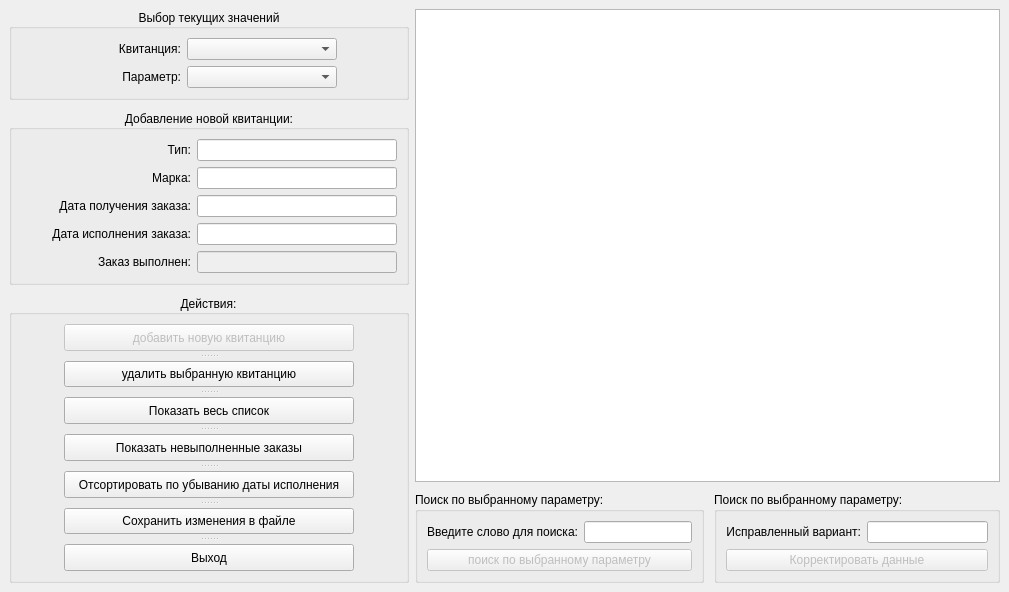
<?xml version="1.0" encoding="UTF-8"?>
<ui version="4.0">
 <class>MainWindow</class>
 <widget class="QMainWindow" name="MainWindow">
  <property name="geometry">
   <rect>
    <x>0</x>
    <y>0</y>
    <width>1009</width>
    <height>592</height>
   </rect>
  </property>
  <property name="windowTitle">
   <string>MainWindow</string>
  </property>
  <widget class="QWidget" name="centralwidget">
   <layout class="QGridLayout" name="gridLayout_2">
    <item row="0" column="0">
     <layout class="QVBoxLayout" name="verticalLayout_12">
      <property name="spacing">
       <number>10</number>
      </property>
      <item>
       <widget class="QGroupBox" name="groupBox">
        <property name="maximumSize">
         <size>
          <width>400</width>
          <height>100</height>
         </size>
        </property>
        <property name="title">
         <string>Выбор текущих значений</string>
        </property>
        <property name="alignment">
         <set>Qt::AlignCenter</set>
        </property>
        <layout class="QHBoxLayout" name="horizontalLayout_11">
         <item>
          <layout class="QVBoxLayout" name="verticalLayout">
           <item>
            <layout class="QHBoxLayout" name="horizontalLayout">
             <item>
              <widget class="QLabel" name="label">
               <property name="maximumSize">
                <size>
                 <width>100</width>
                 <height>16777215</height>
                </size>
               </property>
               <property name="text">
                <string>Квитанция:</string>
               </property>
               <property name="alignment">
                <set>Qt::AlignRight|Qt::AlignTrailing|Qt::AlignVCenter</set>
               </property>
              </widget>
             </item>
             <item>
              <widget class="QComboBox" name="comboBoxChecks">
               <property name="enabled">
                <bool>true</bool>
               </property>
               <property name="maximumSize">
                <size>
                 <width>150</width>
                 <height>16777215</height>
                </size>
               </property>
               <property name="editable">
                <bool>false</bool>
               </property>
               <property name="currentText">
                <string/>
               </property>
               <property name="currentIndex">
                <number>-1</number>
               </property>
               <property name="maxCount">
                <number>1000</number>
               </property>
              </widget>
             </item>
            </layout>
           </item>
           <item>
            <layout class="QHBoxLayout" name="horizontalLayout_2">
             <item>
              <widget class="QLabel" name="label_7">
               <property name="maximumSize">
                <size>
                 <width>100</width>
                 <height>16777215</height>
                </size>
               </property>
               <property name="text">
                <string>Параметр:</string>
               </property>
               <property name="alignment">
                <set>Qt::AlignRight|Qt::AlignTrailing|Qt::AlignVCenter</set>
               </property>
              </widget>
             </item>
             <item>
              <widget class="QComboBox" name="comboBoxParameters">
               <property name="enabled">
                <bool>true</bool>
               </property>
               <property name="maximumSize">
                <size>
                 <width>150</width>
                 <height>16777215</height>
                </size>
               </property>
               <property name="editable">
                <bool>false</bool>
               </property>
               <property name="currentText">
                <string/>
               </property>
               <property name="maxCount">
                <number>1000</number>
               </property>
              </widget>
             </item>
            </layout>
           </item>
          </layout>
         </item>
        </layout>
       </widget>
      </item>
      <item>
       <widget class="QGroupBox" name="groupBox_5">
        <property name="maximumSize">
         <size>
          <width>400</width>
          <height>200</height>
         </size>
        </property>
        <property name="autoFillBackground">
         <bool>false</bool>
        </property>
        <property name="title">
         <string>Добавление новой квитанции:</string>
        </property>
        <property name="alignment">
         <set>Qt::AlignCenter</set>
        </property>
        <layout class="QHBoxLayout" name="horizontalLayout_10">
         <item>
          <layout class="QHBoxLayout" name="horizontalLayout_3">
           <item>
            <layout class="QVBoxLayout" name="verticalLayout_3">
             <item>
              <widget class="QLabel" name="label_2">
               <property name="maximumSize">
                <size>
                 <width>200</width>
                 <height>16777215</height>
                </size>
               </property>
               <property name="text">
                <string>Тип:</string>
               </property>
               <property name="alignment">
                <set>Qt::AlignRight|Qt::AlignTrailing|Qt::AlignVCenter</set>
               </property>
              </widget>
             </item>
             <item>
              <widget class="QLabel" name="label_3">
               <property name="maximumSize">
                <size>
                 <width>200</width>
                 <height>16777215</height>
                </size>
               </property>
               <property name="text">
                <string>Марка:</string>
               </property>
               <property name="alignment">
                <set>Qt::AlignRight|Qt::AlignTrailing|Qt::AlignVCenter</set>
               </property>
              </widget>
             </item>
             <item>
              <widget class="QLabel" name="label_4">
               <property name="maximumSize">
                <size>
                 <width>200</width>
                 <height>16777215</height>
                </size>
               </property>
               <property name="layoutDirection">
                <enum>Qt::LeftToRight</enum>
               </property>
               <property name="text">
                <string>Дата получения заказа:</string>
               </property>
               <property name="alignment">
                <set>Qt::AlignRight|Qt::AlignTrailing|Qt::AlignVCenter</set>
               </property>
              </widget>
             </item>
             <item>
              <widget class="QLabel" name="label_5">
               <property name="maximumSize">
                <size>
                 <width>200</width>
                 <height>16777215</height>
                </size>
               </property>
               <property name="text">
                <string>Дата исполнения заказа:</string>
               </property>
               <property name="alignment">
                <set>Qt::AlignRight|Qt::AlignTrailing|Qt::AlignVCenter</set>
               </property>
              </widget>
             </item>
             <item>
              <widget class="QLabel" name="label_6">
               <property name="maximumSize">
                <size>
                 <width>200</width>
                 <height>16777215</height>
                </size>
               </property>
               <property name="text">
                <string>Заказ выполнен:</string>
               </property>
               <property name="alignment">
                <set>Qt::AlignRight|Qt::AlignTrailing|Qt::AlignVCenter</set>
               </property>
              </widget>
             </item>
            </layout>
           </item>
           <item>
            <layout class="QVBoxLayout" name="verticalLayout_2">
             <item>
              <widget class="QLineEdit" name="lineEditType">
               <property name="maximumSize">
                <size>
                 <width>200</width>
                 <height>30</height>
                </size>
               </property>
              </widget>
             </item>
             <item>
              <widget class="QLineEdit" name="lineEditModel">
               <property name="maximumSize">
                <size>
                 <width>200</width>
                 <height>30</height>
                </size>
               </property>
              </widget>
             </item>
             <item>
              <widget class="QLineEdit" name="lineEditReceptionDate">
               <property name="maximumSize">
                <size>
                 <width>200</width>
                 <height>30</height>
                </size>
               </property>
              </widget>
             </item>
             <item>
              <widget class="QLineEdit" name="lineEditReturnDate">
               <property name="maximumSize">
                <size>
                 <width>200</width>
                 <height>30</height>
                </size>
               </property>
              </widget>
             </item>
             <item>
              <widget class="QLineEdit" name="lineEditIsCompleted">
               <property name="enabled">
                <bool>false</bool>
               </property>
               <property name="maximumSize">
                <size>
                 <width>200</width>
                 <height>30</height>
                </size>
               </property>
              </widget>
             </item>
            </layout>
           </item>
          </layout>
         </item>
        </layout>
       </widget>
      </item>
      <item>
       <widget class="QGroupBox" name="groupBox_2">
        <property name="maximumSize">
         <size>
          <width>400</width>
          <height>300</height>
         </size>
        </property>
        <property name="title">
         <string>Действия:</string>
        </property>
        <property name="alignment">
         <set>Qt::AlignCenter</set>
        </property>
        <layout class="QHBoxLayout" name="horizontalLayout_9">
         <item>
          <widget class="QSplitter" name="splitter">
           <property name="orientation">
            <enum>Qt::Vertical</enum>
           </property>
           <property name="handleWidth">
            <number>10</number>
           </property>
           <widget class="QPushButton" name="pushButtonAdd">
            <property name="enabled">
             <bool>false</bool>
            </property>
            <property name="maximumSize">
             <size>
              <width>290</width>
              <height>30</height>
             </size>
            </property>
            <property name="text">
             <string>добавить новую квитанцию</string>
            </property>
           </widget>
           <widget class="QPushButton" name="pushButtonDelete">
            <property name="maximumSize">
             <size>
              <width>290</width>
              <height>30</height>
             </size>
            </property>
            <property name="text">
             <string>удалить выбранную квитанцию</string>
            </property>
           </widget>
           <widget class="QPushButton" name="pushButtonShowAll">
            <property name="maximumSize">
             <size>
              <width>290</width>
              <height>30</height>
             </size>
            </property>
            <property name="text">
             <string>Показать весь список</string>
            </property>
           </widget>
           <widget class="QPushButton" name="pushButtonShowNotCompleted">
            <property name="maximumSize">
             <size>
              <width>290</width>
              <height>30</height>
             </size>
            </property>
            <property name="text">
             <string>Показать невыполненные заказы</string>
            </property>
           </widget>
           <widget class="QPushButton" name="pushButtonSort">
            <property name="maximumSize">
             <size>
              <width>290</width>
              <height>30</height>
             </size>
            </property>
            <property name="text">
             <string>Отсортировать по убыванию даты исполнения</string>
            </property>
           </widget>
           <widget class="QPushButton" name="pushButtonSave">
            <property name="maximumSize">
             <size>
              <width>290</width>
              <height>30</height>
             </size>
            </property>
            <property name="text">
             <string>Сохранить изменения в файле</string>
            </property>
            <property name="autoDefault">
             <bool>false</bool>
            </property>
           </widget>
           <widget class="QPushButton" name="pushButton">
            <property name="maximumSize">
             <size>
              <width>290</width>
              <height>30</height>
             </size>
            </property>
            <property name="text">
             <string>Выход</string>
            </property>
            <property name="autoDefault">
             <bool>false</bool>
            </property>
           </widget>
          </widget>
         </item>
        </layout>
       </widget>
      </item>
     </layout>
    </item>
    <item row="0" column="1">
     <layout class="QVBoxLayout" name="verticalLayout_13">
      <property name="spacing">
       <number>10</number>
      </property>
      <item>
       <widget class="QTextEdit" name="textEdit"/>
      </item>
      <item>
       <layout class="QHBoxLayout" name="horizontalLayout_8">
        <property name="spacing">
         <number>10</number>
        </property>
        <item>
         <widget class="QGroupBox" name="groupBox_3">
          <property name="title">
           <string>Поиск по выбранному параметру:</string>
          </property>
          <layout class="QHBoxLayout" name="horizontalLayout_7">
           <item>
            <layout class="QGridLayout" name="gridLayout">
             <item row="0" column="0">
              <layout class="QHBoxLayout" name="horizontalLayout_4">
               <item>
                <widget class="QLabel" name="label_8">
                 <property name="text">
                  <string>Введите слово для поиска:</string>
                 </property>
                 <property name="alignment">
                  <set>Qt::AlignRight|Qt::AlignTrailing|Qt::AlignVCenter</set>
                 </property>
                </widget>
               </item>
               <item>
                <widget class="QLineEdit" name="lineEditSearchBy">
                 <property name="enabled">
                  <bool>true</bool>
                 </property>
                </widget>
               </item>
              </layout>
             </item>
             <item row="1" column="0">
              <widget class="QPushButton" name="pushButtonSearch">
               <property name="enabled">
                <bool>false</bool>
               </property>
               <property name="text">
                <string>поиск по выбранному параметру</string>
               </property>
              </widget>
             </item>
            </layout>
           </item>
          </layout>
         </widget>
        </item>
        <item>
         <widget class="QGroupBox" name="groupBox_4">
          <property name="title">
           <string>Поиск по выбранному параметру:</string>
          </property>
          <layout class="QHBoxLayout" name="horizontalLayout_6">
           <item>
            <layout class="QVBoxLayout" name="verticalLayout_6">
             <item>
              <layout class="QHBoxLayout" name="horizontalLayout_5">
               <item>
                <widget class="QLabel" name="label_9">
                 <property name="text">
                  <string>Исправленный вариант:</string>
                 </property>
                 <property name="alignment">
                  <set>Qt::AlignRight|Qt::AlignTrailing|Qt::AlignVCenter</set>
                 </property>
                </widget>
               </item>
               <item>
                <widget class="QLineEdit" name="lineEditCorrect">
                 <property name="enabled">
                  <bool>true</bool>
                 </property>
                </widget>
               </item>
              </layout>
             </item>
             <item>
              <widget class="QPushButton" name="pushButtonCorrect">
               <property name="enabled">
                <bool>false</bool>
               </property>
               <property name="text">
                <string>Корректировать данные</string>
               </property>
              </widget>
             </item>
            </layout>
           </item>
          </layout>
         </widget>
        </item>
       </layout>
      </item>
     </layout>
    </item>
   </layout>
  </widget>
 </widget>
 <resources/>
 <connections/>
</ui>
